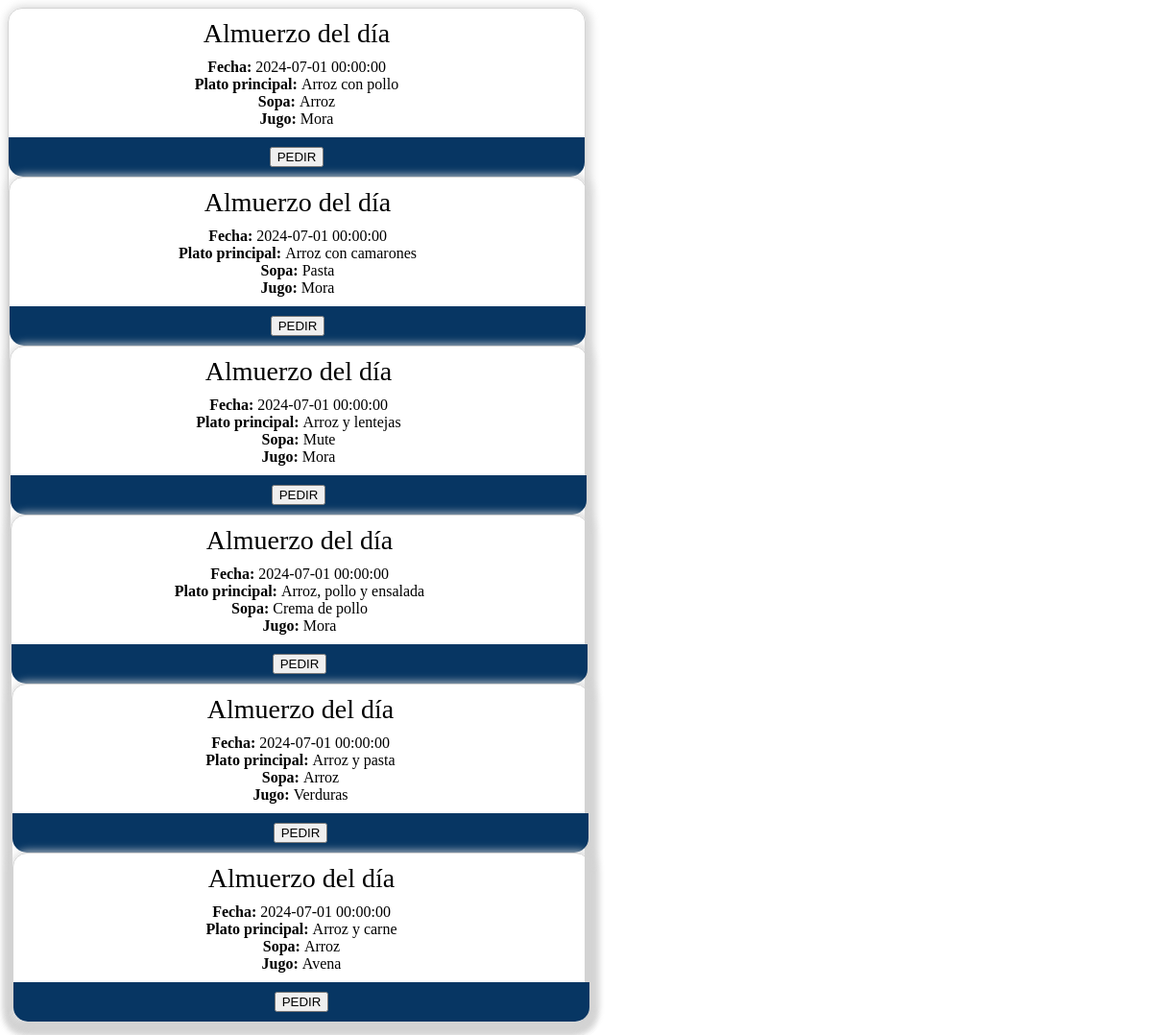
Page /views/vped.php on the earlier database version.
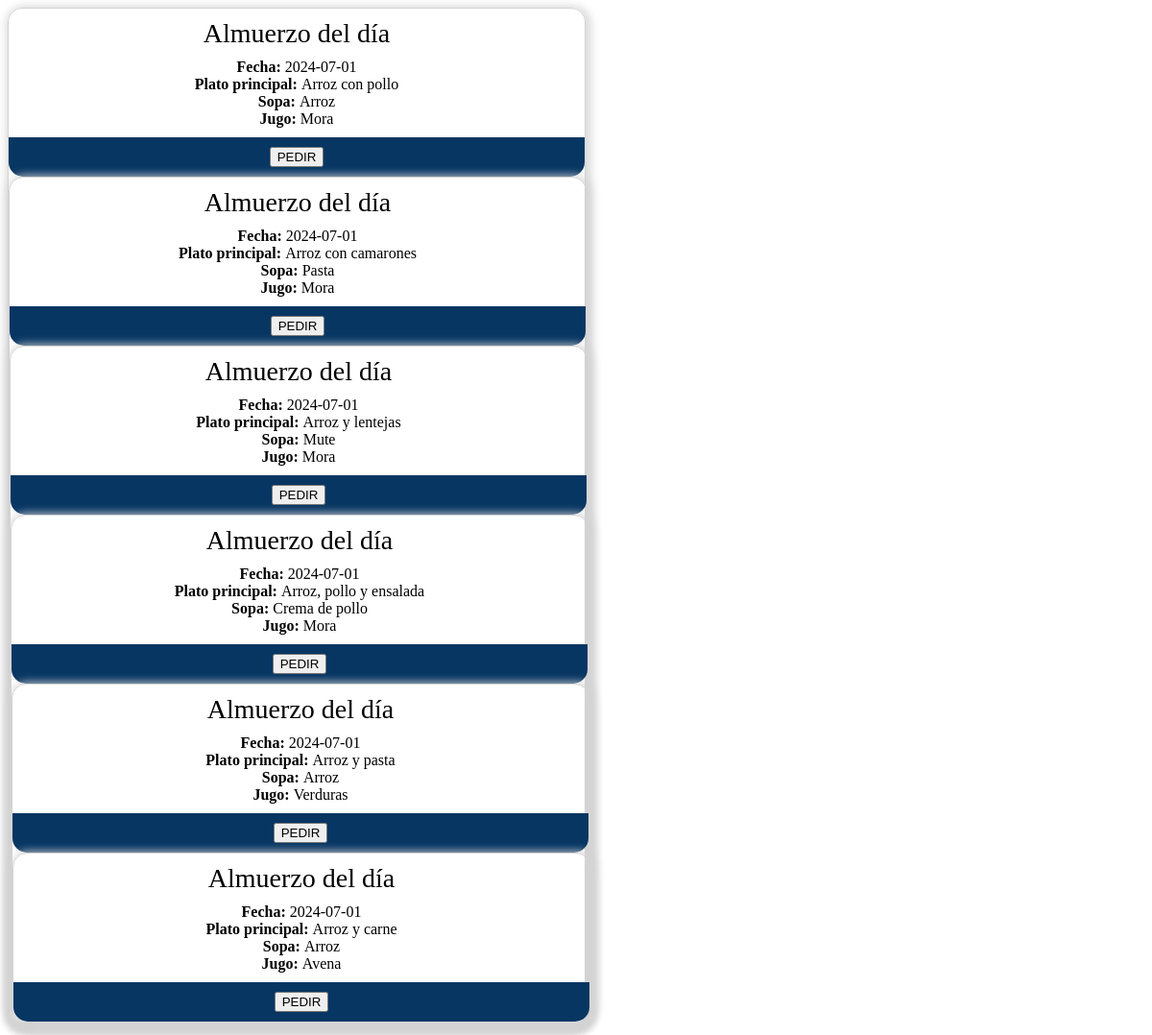
Same page on the later database version.
### tables this page shows
CREATE TABLE `pedido` (
    `idalm` bigint(11) NOT NULL,
    `idper` bigint(11) NOT NULL
);

CREATE TABLE `almuerzo` (
  `idalm` bigint(11) NOT NULL,
  `ppalm` varchar(100) DEFAULT NULL,
  `spalm` varchar(100) DEFAULT NULL,
  `jgalm` varchar(100) DEFAULT NULL,
  `fecalm` date DEFAULT NULL
);

### models/mped.php (called while the page is built, shortened)
<?php
class Mped{
    function getAll(){
        $sql = "SELECT a.idalm, a.ppalm, a.spalm, a.jgalm, a.fecalm, p.idper, r.nomper FROM almuerzo AS a INNER JOIN pedido AS p ON p.idalm=a.idalm INNER JOIN persona AS r ON p.idper=r.idper";
        $modelo = new conexion();
        $conexion = $modelo->get_conexion();
        $result = $conexion->prepare($sql);
        $result->execute();
        $res = $result->fetchall(PDO::FETCH_ASSOC);
        return $res;
    }
}
?>

### controllers/cped.php (called while the page is built, shortened)
<?php
    require_once ('models/mped.php');
    $mped = new Mped();
    $idper = isset($_SESSION['idper']) ? $_SESSION['idper'] :NULL;
    $mped->setIdper($idper);
    $datAll = $mped->getAll();
 ?>

### views/vped.php (the view, shortened to what this page needs)
<?php
require_once('controllers/cped.php');
?>
<?php if ($datAll) { foreach ($datAll as $dta)  {?>
        <div class="tarjeta" style= "text-align: center;">
        <div class="titulo">Almuerzo del día</div>
    <div class="cuerpo">
        <div>
            <strong>Fecha: </strong><?= $dta['fecalm']; ?>
        </div>
        <div>
            <strong>Plato principal: </strong><?= $dta['ppalm']; ?>
        </div>
        <div>
            <strong>Sopa: </strong><?= $dta['spalm']; ?>
        </div>
        <div>
            <strong>Jugo: </strong><?= $dta['jgalm']; ?>
        </div>
    </div>
    <div class="pie">
            <button type="button"  class="btn btn-primary" data-bs-toggle="modal" data-bs-target="#mcb<?= $dta['idper']; ?>" title="Pedir">  PEDIR  </button>
</div>
<?php }}?>

### views/vped.php (style rules this page uses)
.tarjeta { display: flex; flex-direction:column; justify-content:space-between; width:600px; border: 1px solid lightgray; box-shadow: 2px 2px 8px 4px #d3d3d3d1; border-radius:15px; }
.titulo { font-size: 28px; padding: 10px 20px 0 20px; }
.cuerpo { padding: 10px; }
.pie { background: #073663; border-radius:0 0 15px 15px; padding: 10px; text-align:center; }

Differences in the rows shown:
changed through a linked row, pedido "Arroz con pollo": idalm.fecalm "2024-07-01 00:00:00" → "2024-07-01"
changed through a linked row, pedido "Arroz con camarones": idalm.fecalm "2024-07-01 00:00:00" → "2024-07-01"
changed through a linked row, pedido "Arroz y lentejas": idalm.fecalm "2024-07-01 00:00:00" → "2024-07-01"
changed through a linked row, pedido "Arroz, pollo y ensalada": idalm.fecalm "2024-07-01 00:00:00" → "2024-07-01"
changed through a linked row, pedido "Arroz y pasta": idalm.fecalm "2024-07-01 00:00:00" → "2024-07-01"
changed through a linked row, pedido "Arroz y carne": idalm.fecalm "2024-07-01 00:00:00" → "2024-07-01"
